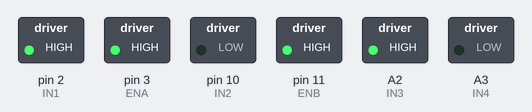
Bench run of a sketch on a simulated Arduino Uno, built with avr-gcc and run on an emulated ATmega328P. Shown: switched loads named in the sketch (green lamp = pin HIGH).

Above: at 0.1 s.
Timing chart, 0 to 1.6 s (numbered marks = the images above):
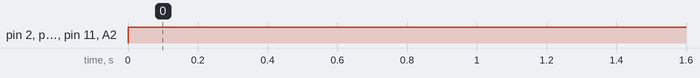

Measured:
- by itself, pin 2 (IN1), pin 3 (ENA), pin 11 (ENB), A2 (IN3): LOW → HIGH at 0.00 s

The sketch:

PWM.ino
```cpp
const int IN1 = 2;
const int IN2 = 10;
const int ENA = 3;
const int IN3 = A2;
const int IN4 = A3;
const int ENB = 11;
int motorSpeedA = 0;
int motorSpeedB = 0;

void setup() {
  pinMode(IN1, OUTPUT);
  pinMode(IN2, OUTPUT);
  pinMode(ENA, OUTPUT);
  pinMode(IN3, OUTPUT);
  pinMode(IN4, OUTPUT);
  pinMode(ENB, OUTPUT);
}

void loop() {
  motorSpeedA = 255;
  motorSpeedB = 255;
  analogWrite(ENA, motorSpeedA);
  analogWrite(ENB, motorSpeedB);
  digitalWrite(IN1, HIGH);
  digitalWrite(IN2, LOW);
  digitalWrite(IN3, HIGH);
  digitalWrite(IN4, LOW);
}
```
